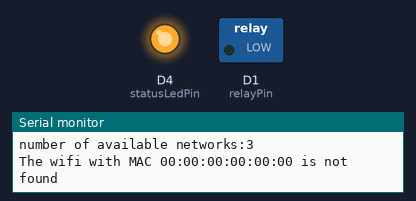
Bench run of a sketch on a simulated ESP8266 (NodeMCU). Shown: switched loads named in the sketch (green lamp = pin HIGH), output pins drawn as LEDs (lit = HIGH), the last lines printed to the serial monitor. A WiFi scan finds three made-up networks.

Above: at 2.5 s.
At 32.6 s:
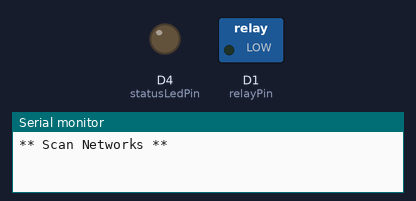
Timing chart, 0 to 36.5 s (numbered marks = the images above):
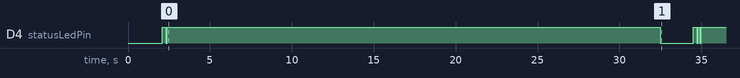

Measured:
- by itself, D4 (statusLedPin): LOW → HIGH at 2.1 s, → LOW 0.20 s later, → HIGH 0.10 s later, → LOW 30.1 s later, … (9 changes in this stretch)

The sketch:

WiFiSearchForMac.ino
```cpp
#include "ESP8266WiFi.h"

bool wifiFound = false;
String macAddressToFind = "00:00:00:00:00:00";
int relayPin = D1;      // D1
int statusLedPin = LED_BUILTIN; //4;  // D2
int nChecks = 4;
int iChecks = 0;

void setup() {
  pinMode(relayPin, OUTPUT); // Initialize the relay pin as an output
  pinMode(statusLedPin, OUTPUT); // Initialize the statusLedPin pin as an output
  Serial.begin(115200);
  // Set WiFi to station mode and disconnect from an AP if it was previously connected
  WiFi.mode(WIFI_STA);
  WiFi.disconnect();
  delay(100);
  Serial.println("Setup done");
}

void loop() {
  wifiFound = findNetwork(macAddressToFind);
  if (wifiFound) {
    digitalWrite(relayPin, LOW); // since connected to NC, switch to LOW to switch switch on power
    Serial.println("Waiting for 1 minute before scanning again...");
    iChecks = 0;
    delay(60000);     // Wait a minute before scanning again if network is found
  } else if (iChecks >= nChecks) {
          // if not found and last time not found and checked for nChecks times; switch off
        blinkTimes(1);
        Serial.println("Switching or remaining off. Waiting for 60 seconds before scanning again...");
        digitalWrite(relayPin, HIGH); // since connected to NC, switch to HIGH to switch off power
        iChecks = 0;
        delay(60000);      // Wait 60 seconds before scanning again if network is not found
      }
      // if not found for the first time, wait for 30 seconds to check again
      else {
        blinkTimes(iChecks+1);
        Serial.print("Check for ");
        Serial.print(nChecks-iChecks);
        Serial.print(" more times. ");
        Serial.println("Waiting for the result of following scan(s) in 30 seconds before switching off...");
        iChecks++;
        delay(30000);      // Wait 30 seconds before scanning again if network is not found
      }

}

void blinkTimes(int n) {
  delay(200); // to allow the led to be off for a wee bit after previous action
  for (int i = 0; i < n; i++) {
    digitalWrite(statusLedPin, LOW);   // Turn the LED on (for ESP)
    delay(100);
    digitalWrite(statusLedPin, HIGH);  // Turn the LED off by making the voltage HIGH
    delay(100);
  }
}

bool findNetwork(String mac) {

  // scan for nearby networks:
  Serial.println("** Scan Networks **");
  digitalWrite(statusLedPin, LOW);
  int numSsid = WiFi.scanNetworks();
  if (numSsid == -1) {
    Serial.println("Couldn't get a wifi connection");
    while (true);
  }

  // print the list of networks seen:
  Serial.print("number of available networks:");
  Serial.println(numSsid);
  digitalWrite(statusLedPin, HIGH);

  for (int thisNet = 0; thisNet < numSsid; thisNet++) {
    if (WiFi.BSSIDstr(thisNet) == mac) {
      Serial.println("The wifi with MAC " + mac + " is found");
      return true;
    }
  }
  Serial.println("The wifi with MAC " + mac + " is not found");
  return false;
}
```
